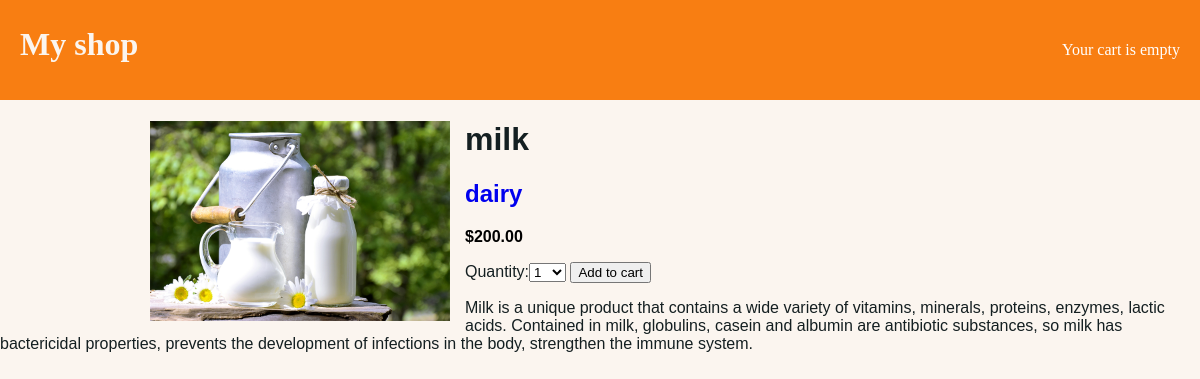
/11/milk/, run on the app's committed database.
### shop/models.py (models this page shows, shortened)
class Product(models.Model):
	category 	= models.ForeignKey(Category,related_name='product',on_delete=models.CASCADE)
	name 		= models.CharField(max_length=200,db_index=True)
	slug 		= models.SlugField(max_length=200,db_index=True)
	Image 		= models.ImageField(blank=True)
	description = models.TextField(blank=True)
	price 		= models.DecimalField(max_digits=10,decimal_places=2)
	stock 		= models.PositiveIntegerField()
	available 	= models.BooleanField(default=True)
	created 	= models.DateTimeField(auto_now_add=True)
	updated 	= models.DateTimeField(auto_now=True)
	class Meta:
		ordering = ('-created',)
		index_together = (('id','slug'),)
		verbose_name = "Product"
		verbose_name_plural = "Products"

class Category(models.Model):
	name = models.CharField(max_length=200,db_index=True)
	slug = models.SlugField(max_length=200,db_index=True,unique=True)
	class Meta:
		ordering = ('name',)
		verbose_name = "Category"
		verbose_name_plural = "Categorys"
	def __str__(self):
		return self.name
	def get_absolute_url(self):
		return reverse('shop:product_list_category',args=[self.slug])

### shop/views.py (the view)
# urls.py: re_path('^(?P<id>\d+)/(?P<slug>[-\w]+)/$',views.product_detail,name='product_detail'),
def product_detail(request,id,slug):
    product = get_object_or_404(Product,id=id,slug=slug,available=True)
    cart_product_form = CartAddProductForm()
    context = {
		'product':product,
        'cart_product_form' :cart_product_form
	}
    return render(request,'shop/product/deatil.html',context)

### cart/forms.py
class CartAddProductForm(forms.Form):
    quantity = forms.TypedChoiceField(choices=PRODUCT_QUANTITY_CHOICES,coerce=int)
    update = forms.BooleanField(required=False,initial=False,widget=forms.HiddenInput)

### cart/cart.py (called while the page is built)
    def __len__(self):
        return sum(item['quantity'] for item in self.cart.values())

### cart/context_processors.py (called while the page is built)
def cart(request):
    return {'cart':Cart(request)}

### shop/templates/shop/product/deatil.html (shortened to what this page needs)
{% extends "base.html" %}
{% load static %}
{% block content %}
	<div class="product-detail">
		<img src="
			{% if product.Image %}
				{{product.Image.url}}
			{% else %}
				{% static 'img/default.png' %}
			{% endif %}"
		width=300px>
		<h1>{{product.name}}</h1>
		<h2><a href="{{product.category.get_absolute_url}}">{{product.category}}</a></h2>
		<p class="price">${{product.price}}</p>
		<form method="post" action="{% url 'cart:cart_add' product.id %}">
			{{cart_product_form}}
			<input type="submit" value="Add to cart">
		</form>
		<p>{{product.description|linebreaks}}</p>
	</div>
{% endblock content %}

### shop/static/css/style.css (style rules this page uses)
body { background: #FBF5EF; padding:0; margin:0 auto; color: #f87e12; }
.product-detail { font-family: arial; color:#141F21; }
.product-detail img { width:25%; float:left; margin-right:15px; margin-left:150px; }
.product-detail a { text-decoration: none; }
.product-detail .price { font-weight: bold;color:#000; }

### data on the page
Product: Image (picture), name "milk", category "dairy", price "200.00", description "Milk is a unique product that contains a wide variety of vitamins, minerals, proteins, enzymes, lactic acids. Contained in milk, globulins, casein and albumin are antibiotic substances, so milk has bactericidal properties, prevents the development of infections in the body, strengthen the immune system."
